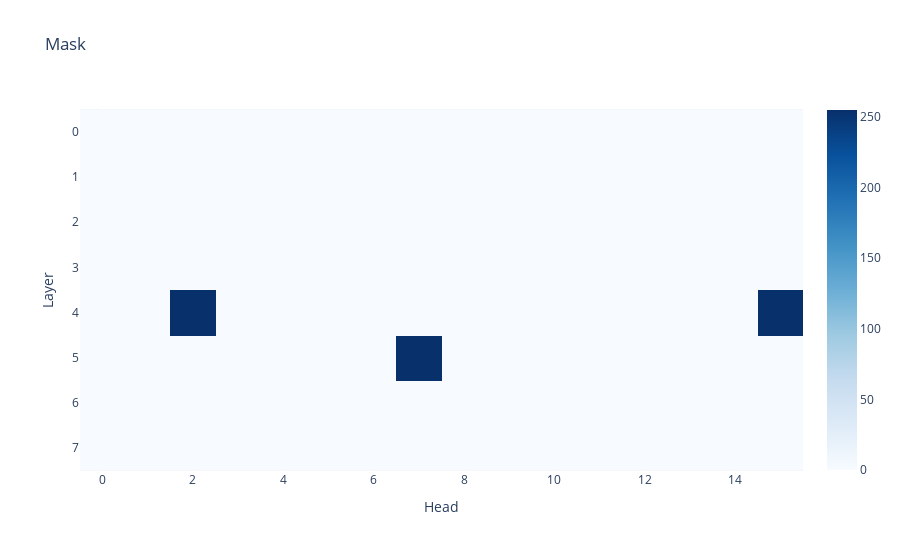

Notebook code cell kept with this figure:
### Code cell
ablated_logits = model.run_with_hooks(
    rand_tokens_repeat, fwd_hooks=[(filter_value_hooks, prune_attn_heads)]
)
ablated_log_probs = F.log_softmax(ablated_logits, dim=-1)
ablated_pred_log_probs = torch.gather(
    ablated_log_probs[:, :-1], -1, rand_tokens_repeat[:, 1:, None]
)[..., 0]
print(
    "Original loss on repeated sequence:", induction_pred_log_probs[:, seq_len:].mean().item()
)
print(
    "Loss on repeated sequence without induction heads:",
    ablated_pred_log_probs[:, seq_len:].mean().item(),
)
px.imshow(
    attn_head_mask,
    labels={"y": "Layer", "x": "Head"},
    color_continuous_scale="Blues",
    title="Mask",
)

### Figure 1 — Plotly figure (JSON) as saved in the notebook; plotly's stock layout.template omitted (floating-point values rounded to 4 significant figures)
{"data": [{"coloraxis": "coloraxis", "hovertemplate": "Head: %{x}<br>Layer: %{y}<br>color: %{z}<extra></extra>", "name": "0", "type": "heatmap", "xaxis": "x", "yaxis": "y", "z": [[0, 0, 0, 0, 0, 0, 0, 0, 0, 0, 0, 0, 0, 0, 0, 0], [0, 0, 0, 0, 0, 0, 0, 0, 0, 0, 0, 0, 0, 0, 0, 0], [0, 0, 0, 0, 0, 0, 0, 0, 0, 0, 0, 0, 0, 0, 0, 0], [0, 0, 0, 0, 0, 0, 0, 0, 0, 0, 0, 0, 0, 0, 0, 0], [0, 0, 255, 0, 0, 0, 0, 0, 0, 0, 0, 0, 0, 0, 0, 255], [0, 0, 0, 0, 0, 0, 0, 255, 0, 0, 0, 0, 0, 0, 0, 0], [0, 0, 0, 0, 0, 0, 0, 0, 0, 0, 0, 0, 0, 0, 0, 0], [0, 0, 0, 0, 0, 0, 0, 0, 0, 0, 0, 0, 0, 0, 0, 0]]}], "layout": {"autosize": true, "coloraxis": {"colorscale": [[0, "rgb(247,251,255)"], [0.125, "rgb(222,235,247)"], [0.25, "rgb(198,219,239)"], [0.375, "rgb(158,202,225)"], [0.5, "rgb(107,174,214)"], [0.625, "rgb(66,146,198)"], [0.75, "rgb(33,113,181)"], [0.875, "rgb(8,81,156)"], [1, "rgb(8,48,107)"]]}, "title": {"text": "Mask"}, "xaxis": {"anchor": "y", "autorange": true, "constrain": "domain", "domain": [0, 1], "range": [-0.5, 15.5], "scaleanchor": "y", "title": {"text": "Head"}}, "yaxis": {"anchor": "x", "autorange": true, "constrain": "domain", "domain": [0.004167, 0.9958], "range": [7.5, -0.5], "title": {"text": "Layer"}}}}
